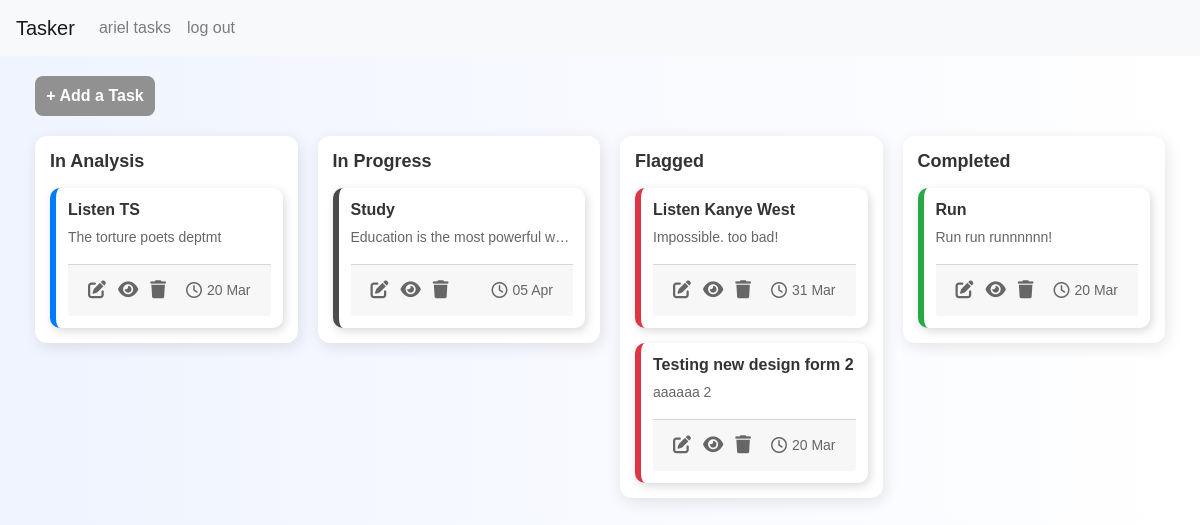
/ (signed in), run on an earlier commit of the app's database.
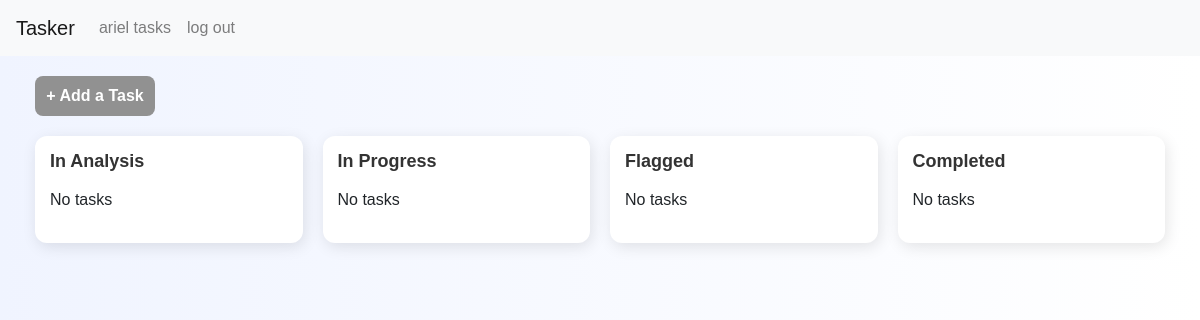
And on a later commit of the database.
### tasker/models.py (models this page shows, shortened)
class User(AbstractUser):
    pass

class Task(models.Model):
    SIZE_CHOICES = [
        ('small', 'Small'),
        ('medium', 'Medium'),
        ('large', 'Large'),
        ('extraLarge', 'Extra Large'),
    ]
    PRIORITY_CHOICES = [
        ('light', 'Light'),
        ('medium', 'Medium'),
        ('urgent', 'Urgent'),
        ('severe', 'Severe'),
    ]
    STATUS_CHOICES = [
        ('in-analysis', 'In Analysis'),
        ('in-progress', 'In Progress'),
        ('flagged', 'Flagged'),
        ('completed', 'Completed'),
    ]
    user = models.ForeignKey(User, on_delete=models.CASCADE, related_name="tasks")
    name = models.CharField(max_length=255)
    description = models.TextField(blank=True)
    date_created = models.DateTimeField(auto_now_add=True)
    date_to_complete = models.DateField()
    size = models.CharField(max_length=10, choices=SIZE_CHOICES)
    priority = models.CharField(max_length=10, choices=PRIORITY_CHOICES)
    status = models.CharField(max_length=15, choices=STATUS_CHOICES, default='in-analysis')

### tasker/views.py (the view)
# urls.py: path("", views.index, name="index"),
def index(request):
    return task_list(request)

### tasker/views.py (called while the page is built)
@login_required
def task_list(request):
    tasks = Task.objects.filter(user=request.user)
    task_status = {
        "in_analysis": tasks.filter(status="in-analysis"),
        "in_progress": tasks.filter(status="in-progress"),
        "flagged": tasks.filter(status="flagged"),
        "completed": tasks.filter(status="completed"),
    }
    return render(request, "tasker/task_list.html", {"task_status": task_status})

### tasker/templates/tasker/task_list.html (shortened to what this page needs)
{% extends "tasker/layout.html" %}
{% block body %}
<head>
    <link rel="stylesheet" href="https://cdnjs.cloudflare.com/ajax/libs/font-awesome/6.4.2/css/all.min.css">
</head>
<div class="container" style="max-width: 100%;">
    <div class="add-task">
        <a href="{% url 'create_task' %}" style="color: white; text-decoration: none;">+ Add a Task</a>
    </div>
    <div class="kanban-board">
        <div class="kanban-column" id="in-analysis" ondrop="drop(event)" ondragover="allowDrop(event)">
            <h3>In Analysis</h3>
            <div class="kanban-cards">
                {% for task in task_status.in_analysis %}
                    <div class="kanban-card in-analysis" draggable="true" ondragstart="drag(event)" id="task-{{ task.id }}">
                        <h5>{{ task.name }}</h5>
                        <p title="{{ task.description }}">{{ task.description|truncatechars:50 }}</p>
                        <div class="card-footer">
                            <div class="icon-container">
                                <a href="{% url 'edit_task' task.id %}" title="Edit Task">
                                    <i class="fa-solid fa-pen-to-square"></i>
                                </a>
                                <a href="{% url 'edit_task' task.id %}" title="View Task">
                                    <i class="fa-solid fa-eye"></i>
                                </a>
                                <a href="#" title="Delete Task" onclick="deleteTask('{{ task.id }}')">
                                    <i class="fa-solid fa-trash"></i>
                                </a>
                            </div>
                            <div class="due-date">
                                <i class="fa-regular fa-clock"></i> {{ task.date_to_complete|date:"d M" }}
                            </div>
                        </div>
                    </div>
                {% empty %}
                    <p class="no-task">No tasks</p>
                {% endfor %}
            </div>
        </div>
        <div class="kanban-column" id="in-progress" ondrop="drop(event)" ondragover="allowDrop(event)">
            <h3>In Progress</h3>
            <div class="kanban-cards">
                {% for task in task_status.in_progress %}
                    <div class="kanban-card in-progress" draggable="true" ondragstart="drag(event)" id="task-{{ task.id }}">
                        <h5>{{ task.name }}</h5>
                        <p title="{{ task.description }}">{{ task.description|truncatechars:50 }}</p>
                        <div class="card-footer">
                            <div class="icon-container">
                                <a href="{% url 'edit_task' task.id %}" title="Edit Task">
                                    <i class="fa-solid fa-pen-to-square"></i>
                                </a>
                                <a href="{% url 'edit_task' task.id %}" title="View Task">
                                    <i class="fa-solid fa-eye"></i>
                                </a>
                                <a href="#" title="Delete Task" onclick="deleteTask('{{ task.id }}')">
                                    <i class="fa-solid fa-trash"></i>
                                </a>
                            </div>
                            <div class="due-date">
                                <i class="fa-regular fa-clock"></i> {{ task.date_to_complete|date:"d M" }}
                            </div>
                        </div>
                    </div>
                {% empty %}
                    <p class="no-task">No tasks</p>
                {% endfor %}
            </div>
        </div>
        <div class="kanban-column" id="flagged" ondrop="drop(event)" ondragover="allowDrop(event)">
            <h3>Flagged</h3>
            <div class="kanban-cards">
                {% for task in task_status.flagged %}
                    <div class="kanban-card flagged" draggable="true" ondragstart="drag(event)" id="task-{{ task.id }}">
                        <h5>{{ task.name }}</h5>
                        <p title="{{ task.description }}">{{ task.description|truncatechars:50 }}</p>
                        <div class="card-footer">
                            <div class="icon-container">
                                <a href="{% url 'edit_task' task.id %}" title="Edit Task">
                                    <i class="fa-solid fa-pen-to-square"></i>
                                </a>
                                <a href="{% url 'edit_task' task.id %}" title="View Task">
                                    <i class="fa-solid fa-eye"></i>
                                </a>
                                <a href="#" title="Delete Task" onclick="deleteTask('{{ task.id }}')">
                                    <i class="fa-solid fa-trash"></i>
                                </a>
                            </div>
                            <div class="due-date">
                                <i class="fa-regular fa-clock"></i> {{ task.date_to_complete|date:"d M" }}
                            </div>
                        </div>
                    </div>
                {% empty %}
                    <p class="no-task">No tasks</p>
                {% endfor %}
            </div>
        </div>
        <div class="kanban-column" id="completed" ondrop="drop(event)" ondragover="allowDrop(event)">
            <h3>Completed</h3>
            <div class="kanban-cards">
                {% for task in task_status.completed %}
                    <div class="kanban-card completed" draggable="true" ondragstart="drag(event)" id="task-{{ task.id }}">
                        <h5>{{ task.name }}</h5>
                        <p title="{{ task.description }}">{{ task.description|truncatechars:50 }}</p>
                        <div class="card-footer">
                            <div class="icon-container">
                                <a href="{% url 'edit_task' task.id %}" title="Edit Task">
                                    <i class="fa-solid fa-pen-to-square"></i>
                                </a>
                                <a href="{% url 'edit_task' task.id %}" title="View Task">
                                    <i class="fa-solid fa-eye"></i>
                                </a>
                                <a href="#" title="Delete Task" onclick="deleteTask('{{ task.id }}')">
                                    <i class="fa-solid fa-trash"></i>
                                </a>
                            </div>
                            <div class="due-date">
                                <i class="fa-regular fa-clock"></i> {{ task.date_to_complete|date:"d M" }}
                            </div>
                        </div>
                    </div>
                {% empty %}
                    <p class="no-task">No tasks</p>
                {% endfor %}
            </div>
        </div>
    </div>
</div>
{% endblock %}

### tasker/templates/tasker/layout.html (shortened to what this page needs)
{% load static %}
<!DOCTYPE html>
<html lang="en">
    <head>
        <link rel="stylesheet" href="https://stackpath.bootstrapcdn.com/bootstrap/4.4.1/css/bootstrap.min.css">
        <link href="{% static 'tasker/styles.css' %}" rel="stylesheet">
    </head>
    <body>
        <nav class="navbar navbar-expand-lg navbar-light bg-light">
            <a class="navbar-brand" href="#">Tasker</a>
            <div>
              <ul class="navbar-nav mr-auto">
                {% if user.is_authenticated %}
                    <li class="nav-item">
                        <a class="nav-link" href="{% url 'task_list' %}">{{ user.username }} tasks</a>
                    </li>
                    <li class="nav-item">
                        <a class="nav-link" href="{% url 'logout' %}">log out</a>
                    </li>
                {% endif %}
              </ul>
            </div>
          </nav>
        <div class="body">
            {% block body %}
            {% endblock %}
        </div>
    </body>
</html>

### tasker/static/tasker/styles.css (style rules this page uses)
body { font-family: 'Arial', sans-serif; background: linear-gradient(to right, #f0f4ff, #ffffff); }
.kanban-board { display: flex; gap: 20px; justify-content: center; padding: 20px; align-items: flex-start; }
.kanban-column { width: 25%; background: white; padding: 15px; border-radius: 12px; box-shadow: 2px 4px 15px rgba(0, 0, 0, 0.1); text-align: left; transition: transform 0.2s ease-in-out; }
.kanban-column h3 { margin-bottom: 15px; font-size: 18px; font-weight: bold; color: #333; }
.kanban-cards { display: flex; flex-direction: column; gap: 15px; }
.add-task { display: flex; align-items: center; justify-content: center; background: #919191; color: white; padding: 8px; border-radius: 8px; font-weight: bold; cursor: pointer; transition: background 0.3s ease-in-out; width: 120px; margin-left: 20px; margin-top: 20px; }

What changed in the data, as far as the page shows it:
removed Task: name "Listen TS", description "The torture poets deptmt", date_to_complete "20 Mar", shown under "In Analysis"
removed Task: name "Study", description "Education is the most powerful w…", date_to_complete "05 Apr", shown under "In Progress"
removed Task: name "Listen Kanye West", description "Impossible. too bad!", date_to_complete "31 Mar", shown under "Flagged"
removed Task: name "Testing new design form 2", description "aaaaaa 2", date_to_complete "20 Mar", shown under "Flagged"
removed Task: name "Run", description "Run run runnnnnn!", date_to_complete "20 Mar", shown under "Completed"
Also different on the page:
text now shown: "No tasks No tasks No tasks No tasks"
